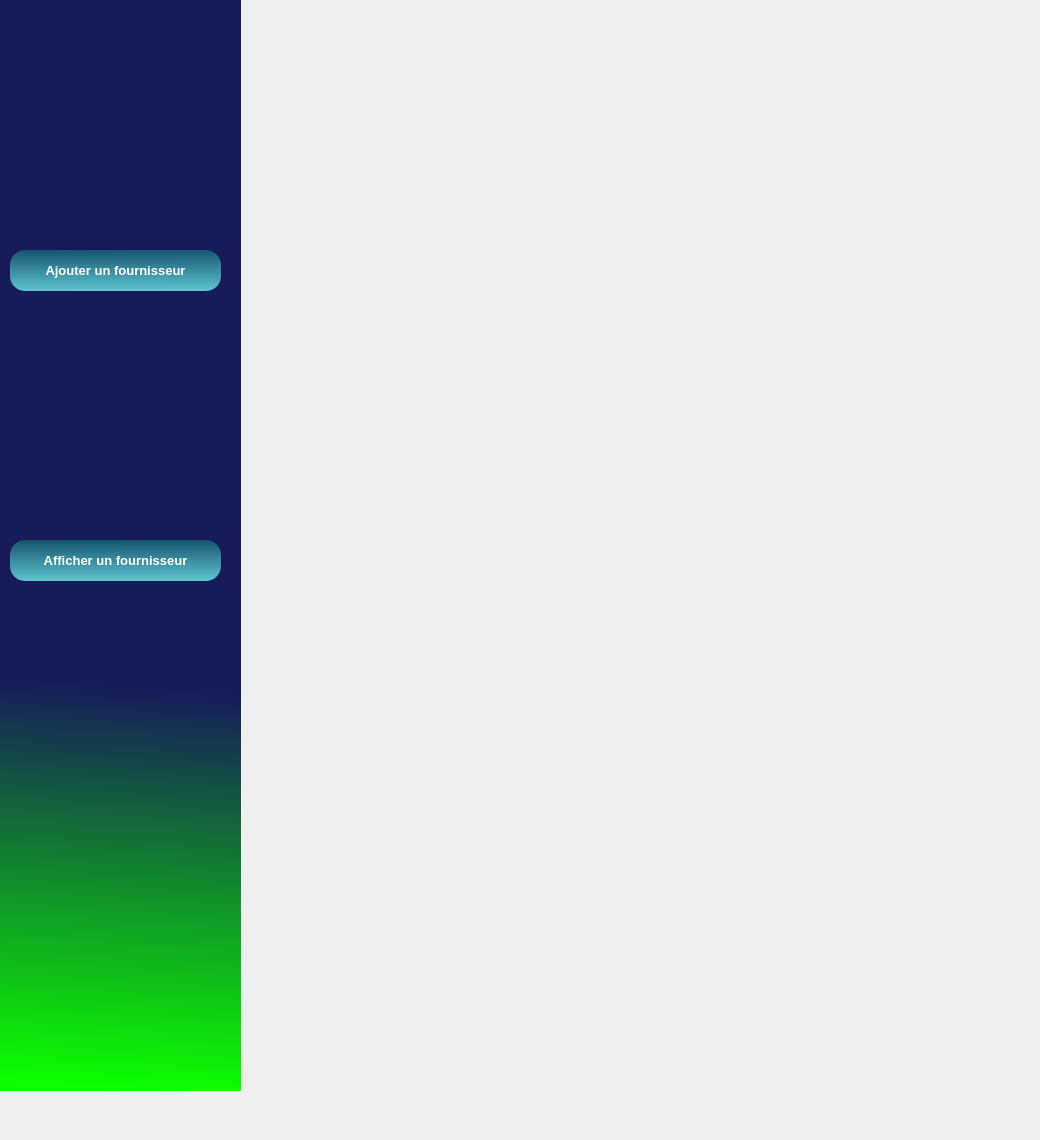
     <widget class="QWidget" name="page_3">
      <widget class="QLabel" name="logo_6">
       <property name="geometry">
        <rect>
         <x>890</x>
         <y>60</y>
         <width>141</width>
         <height>31</height>
        </rect>
       </property>
       <property name="styleSheet">
        <string notr="true">background-color:rgba(0,0,0,0);</string>
       </property>
       <property name="text">
        <string/>
       </property>
       <property name="pixmap">
        <pixmap>:/photos/IMG/image.png</pixmap>
       </property>
      </widget>
      <widget class="QFrame" name="frame_12">
       <property name="geometry">
        <rect>
         <x>0</x>
         <y>-40</y>
         <width>241</width>
         <height>1131</height>
        </rect>
       </property>
       <property name="styleSheet">
        <string notr="true">
background :qlineargradient(spread:pad, x1:0.533, y1:1, x2:0.538, y2:0.642409, stop:0 rgba(13, 255, 0, 255), stop:1 rgba(23, 27, 89, 255));
border :0px;
</string>
       </property>
       <property name="frameShape">
        <enum>QFrame::StyledPanel</enum>
       </property>
       <property name="frameShadow">
        <enum>QFrame::Raised</enum>
       </property>
       <widget class="QPushButton" name="pushButton_20">
        <property name="geometry">
         <rect>
          <x>10</x>
          <y>580</y>
          <width>211</width>
          <height>41</height>
         </rect>
        </property>
        <property name="font">
         <font>
          <pointsize>10</pointsize>
          <weight>75</weight>
          <bold>true</bold>
         </font>
        </property>
        <property name="styleSheet">
         <string notr="true">/*background-color:#C70039;
color:white;*/
QPushButton
{
background : qlineargradient(spread:pad, x1:0.467, y1:0, x2:0.482, y2:1, stop:0 rgba(22, 85,110, 255), stop:1 rgba(95, 196, 208, 255));
border-radius:15px;
color:white;
}
QPushButton:hover
{
background:qlineargradient(spread:pad, x1:0.457286, y1:0.381, x2:0.508, y2:1, stop:0 rgba(95, 196, 208, 255), stop:1 rgba(22, 85,110, 255))
}
</string>
        </property>
        <property name="text">
         <string>Afficher un fournisseur</string>
        </property>
       </widget>
       <widget class="QPushButton" name="pushButton_19">
        <property name="geometry">
         <rect>
          <x>10</x>
          <y>290</y>
          <width>211</width>
          <height>41</height>
         </rect>
        </property>
        <property name="font">
         <font>
          <pointsize>10</pointsize>
          <weight>75</weight>
          <bold>true</bold>
         </font>
        </property>
        <property name="styleSheet">
         <string notr="true">/*background-color:#C70039;
color:white;*/
QPushButton
{
background : qlineargradient(spread:pad, x1:0.467, y1:0, x2:0.482, y2:1, stop:0 rgba(22, 85,110, 255), stop:1 rgba(95, 196, 208, 255));
border-radius:15px;
color:white;
}
QPushButton:hover
{
background:qlineargradient(spread:pad, x1:0.457286, y1:0.381, x2:0.508, y2:1, stop:0 rgba(95, 196, 208, 255), stop:1 rgba(22, 85,110, 255))
}</string>
        </property>
        <property name="text">
         <string>Ajouter un fournisseur</string>
        </property>
       </widget>
      </widget>
     </widget>
